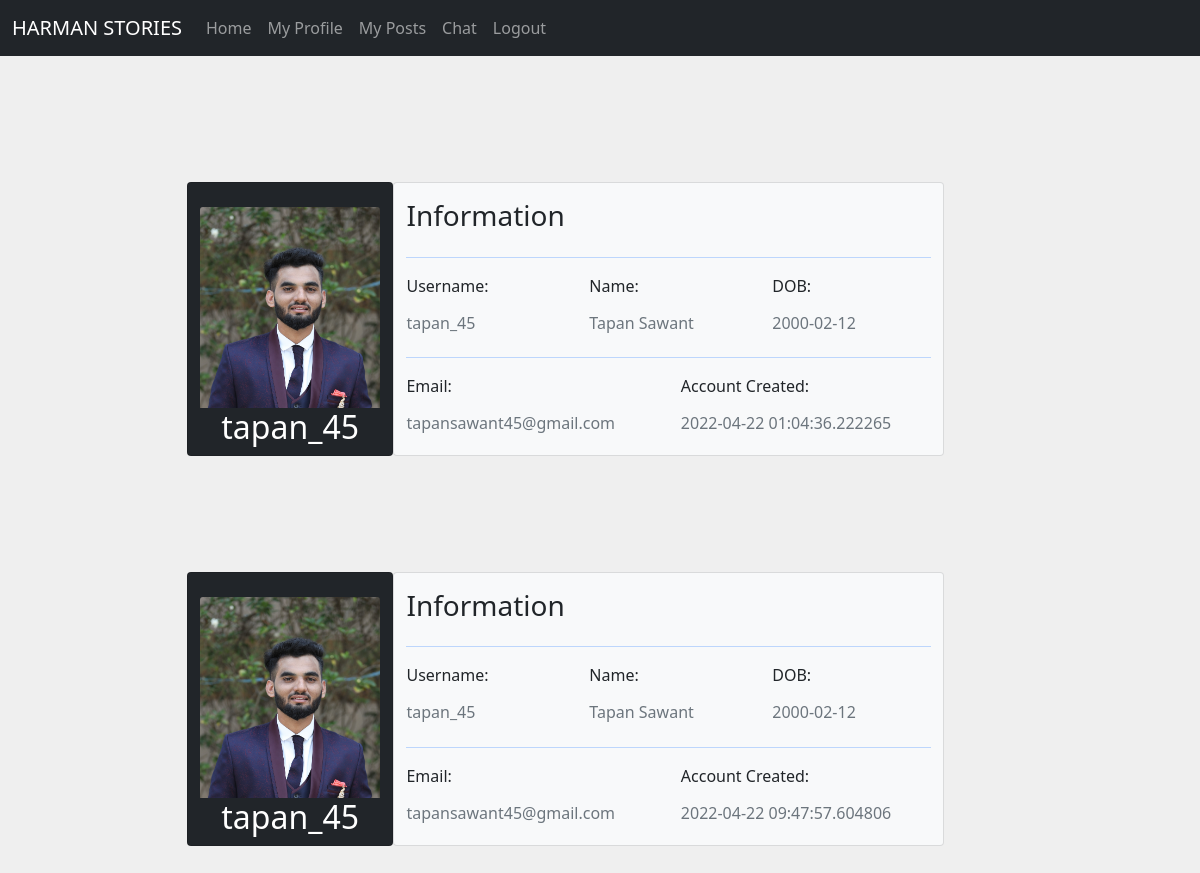
The page /profile-username?username=tapan_45 (signed in) on the database its author committed.
### tables this page shows
CREATE TABLE USERS(
                            USER_ID INTEGER PRIMARY KEY AUTOINCREMENT,
                            NAME TEXT,
                            EMAIL TEXT,
                            USERNAME TEXT,
                            PASSWORD TEXT,
                            DATE_CREATED TEXT,
                            DOB TEXT,
                            IMAGELINK TEXT);

### main.py (the view)
@app.route("/profile-username", methods=["GET", "POST"])
def userprofile():
    if not session.get("name"):
        return redirect("/")
    else:
        getUserName = request.args.get('username')
        print(getUserName)
        try:
            cursor.execute("SELECT* FROM USERS WHERE USERNAME= '" + getUserName + "'")
            print("SUCCESSFULLY SELECTED!")
            result = cursor.fetchall()
            if len(result) == 0:
                print("Invalid Data")
            else:
                print(result)
                return render_template("profilebyusername.html", user=result, user_is_authenticated=True)
        except Exception as e:
            print(e)
        return render_template("/profilebyusername.html", user_is_authenticated=True)

### Templates/profilebyusername.html
{% extends "base.html" %} {% block title %} Home{% endblock %} {% block
    content %}
        <div class="container container">
            <div class="row">
                <div class="col col-12 col-sm-12 col-md-12 col-lg-12 col-xl-12 col-xxl-12">
                   <form action="/my-profile" method='post'>
                    <table class="table table-hover">
                      {% for i in user %}
                      <div class="container">
                        <div class="row d-flex justify-content-center">
                         <div class="col-md-10 mt-5 pt-5"></div>
                            <div class="row z-depth-3">
                              <div class="card col-sm-3 bg-dark rounded-left">
                                <div class="card-block text-center text-white">
                                  <h2 class="font-weight-bold mt-4"><img src="{{i[7]}}" class="card-img-top" alt="...">{{ i[3] }}</h2>
                                </div>
                             </div>
                              <div class="card col-sm-8 bg-light rounded-right">
                                <h3 class="mt-3">Information</h3>
                                <hr class="bg-primary">
                                <div class="row">
                                  <div class="col-sm-4">
                                    <p class="font-weight-bold">Username:</p>
                                    <h6 class="text-muted">{{ i[3] }}</h6>
                                  </div>
                                  <div class="col-sm-4">
                                    <p class="font-weight-bold">Name:</p>
                                    <h6 class="text-muted">{{ i[1] }}</h6>
                                  </div>
                                  <div class="col-sm-4">
                                   <p class="font-weight-bold">DOB:</p>
                                   <h6 class="text-muted">{{i[6]}}</h6>
                                 </div>
                                </div>
                                <hr class="bg-primary">
                                <div class="row">
                                    <div class="col-sm-6">
                                    <p class="font-weight-bold">Email:</p>
                                    <h6 class="text-muted">{{i[2]}}</h6>
                                    </div>
                                    <div class="col-sm-6">
                                        <p class="font-weight-bold">Account Created:</p>
                                        <h6 class="text-muted">{{i[5]}}</h6>
                                        </div>
                                </div>
                              </div>
                            </div>
                          </div>
                        </div>
                        {% endfor %}
                    </table>
                   </form>
                </div>
            </div>
        </div>
    {% endblock %}

### static/style.css (style rules this page uses)
body { background: #efefef; }
.container { display: flex; justify-content: space-between; padding: 10px 5%; }

### Templates/base.html (style rules this page uses)
body { background-image: url('https://wallpaperaccess.com/full/731608.jpg'); background-repeat: no-repeat; background-attachment: fixed; background-size: cover; background-size: 100% 100%; }

### rows shown on the page
USERS: IMAGELINK (picture), USERNAME "tapan_45", NAME "Tapan Sawant", DOB "2000-02-12", EMAIL "tapansawant45@gmail.com", DATE_CREATED "2022-04-22 01:04:36.222265"
USERS: IMAGELINK (picture), USERNAME "tapan_45", NAME "Tapan Sawant", DOB "2000-02-12", EMAIL "tapansawant45@gmail.com", DATE_CREATED "2022-04-22 09:47:57.604806"
